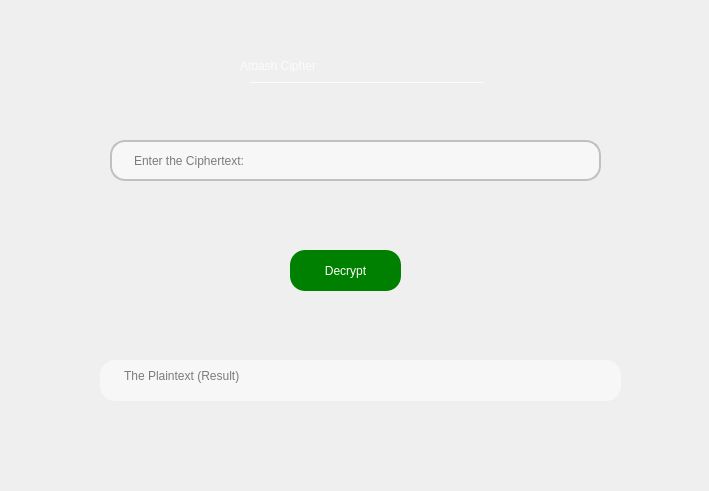
<?xml version="1.0" encoding="UTF-8"?>
<ui version="4.0">
 <class>Dialog</class>
 <widget class="QDialog" name="Dialog">
  <property name="geometry">
   <rect>
    <x>0</x>
    <y>0</y>
    <width>709</width>
    <height>491</height>
   </rect>
  </property>
  <property name="windowTitle">
   <string>Dialog</string>
  </property>
  <widget class="QPushButton" name="decryptbutton">
   <property name="geometry">
    <rect>
     <x>290</x>
     <y>250</y>
     <width>111</width>
     <height>41</height>
    </rect>
   </property>
   <property name="styleSheet">
    <string notr="true">QPushButton {
  padding: 8px 25px;

  text-align: center;
  outline: none;
  color: #fff;
  background-color: 	#008000;
  border: none;
  border-radius: 15px;
font: 15pt &quot;Rockwell&quot;;
}

QPushButton:hover {background-color: #006400}</string>
   </property>
   <property name="text">
    <string>Decrypt</string>
   </property>
  </widget>
  <widget class="QLabel" name="label">
   <property name="geometry">
    <rect>
     <x>0</x>
     <y>0</y>
     <width>711</width>
     <height>491</height>
    </rect>
   </property>
   <property name="styleSheet">
    <string notr="true"/>
   </property>
   <property name="text">
    <string/>
   </property>
   <property name="pixmap">
    <pixmap>Backg.png</pixmap>
   </property>
   <property name="scaledContents">
    <bool>true</bool>
   </property>
  </widget>
  <widget class="QLabel" name="label_3">
   <property name="geometry">
    <rect>
     <x>240</x>
     <y>40</y>
     <width>301</width>
     <height>51</height>
    </rect>
   </property>
   <property name="styleSheet">
    <string notr="true">color: rgb(253, 250, 255);
font: 30pt &quot;Rockwell&quot;;</string>
   </property>
   <property name="text">
    <string>Atbash Cipher</string>
   </property>
   <property name="margin">
    <number>1</number>
   </property>
  </widget>
  <widget class="QLabel" name="label_5">
   <property name="geometry">
    <rect>
     <x>250</x>
     <y>50</y>
     <width>291</width>
     <height>51</height>
    </rect>
   </property>
   <property name="styleSheet">
    <string notr="true">color: rgb(255, 255, 255);</string>
   </property>
   <property name="text">
    <string>___________________________________</string>
   </property>
  </widget>
  <widget class="QTextBrowser" name="plaintext">
   <property name="geometry">
    <rect>
     <x>100</x>
     <y>360</y>
     <width>521</width>
     <height>41</height>
    </rect>
   </property>
   <property name="styleSheet">
    <string notr="true">  padding: 5px 20px;

  text-align: center;
  outline: none;
  background-color: 	#f7f7f7;
  border: none;
  border-radius: 15px;
font: 14pt &quot;Futura&quot;;</string>
   </property>
   <property name="placeholderText">
    <string>The Plaintext (Result)</string>
   </property>
  </widget>
  <widget class="QLineEdit" name="ciphertext">
   <property name="geometry">
    <rect>
     <x>110</x>
     <y>140</y>
     <width>491</width>
     <height>41</height>
    </rect>
   </property>
   <property name="styleSheet">
    <string notr="true">QLineEdit{
  padding: 8px 20px;

  text-align: center;
  outline: none;
  background-color: 	#f7f7f7;
  border: 2px solid rgb(194, 191, 196);
  border-radius: 15px;
font: 14pt &quot;Futura&quot;;
}
QLineEdit:hover{
border: 2px solid rgb(70, 69, 71);
}
QlineEdit:active{
border: 2px solid rgb(0, 116, 0);
}</string>
   </property>
   <property name="placeholderText">
    <string>Enter the Ciphertext:</string>
   </property>
  </widget>
  <zorder>label</zorder>
  <zorder>decryptbutton</zorder>
  <zorder>label_3</zorder>
  <zorder>label_5</zorder>
  <zorder>plaintext</zorder>
  <zorder>ciphertext</zorder>
 </widget>
 <resources/>
 <connections/>
</ui>
